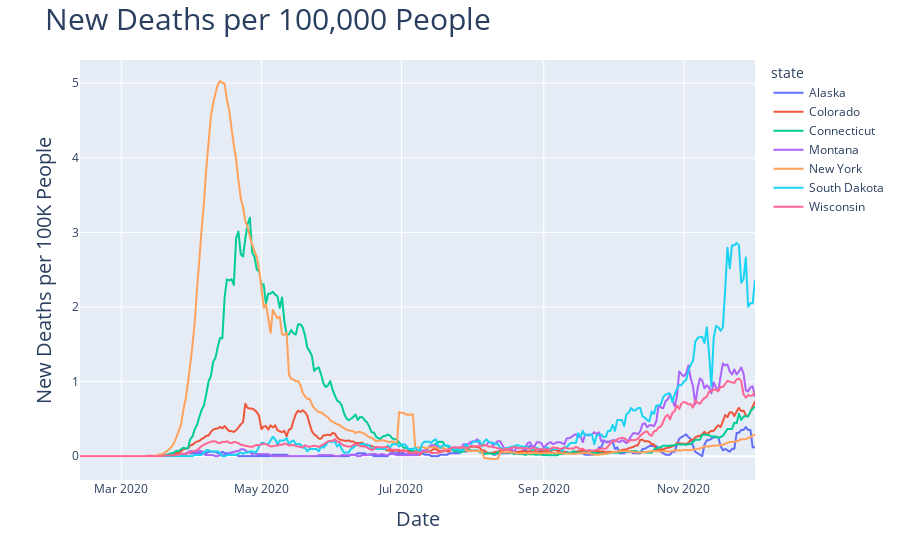

Write notebook code for a chart like this one.
### Code cell
fig = px.line(df_state_subset, x="date", y="new_deaths_p_100k_avg", color='state')
fig.update_layout(
    yaxis_title_text = 'New Deaths per 100K People',
    yaxis_title_font_size = 20,
    xaxis_title_text = 'Date',
    xaxis_title_font_size = 20,
    title_text = 'New Deaths per 100,000 People',
    title_font_size = 30,
)
fig.show()

### Figure 1 — Plotly figure (JSON) as saved in the notebook; plotly's stock layout.template omitted (floating-point values rounded to 4 significant figures; data arrays with more than 128 entries replaced by an {"elided": "..."} marker saying what was removed)
{"data": [{"hovertemplate": "state=Alaska<br>date=%{x}<br>new_deaths_p_100k_avg=%{y}<extra></extra>", "legendgroup": "Alaska", "line": {"color": "#636efa", "dash": "solid"}, "mode": "lines", "name": "Alaska", "showlegend": true, "type": "scattergl", "x": {"elided": "259 str values"}, "xaxis": "x", "y": {"elided": "259 float values"}, "yaxis": "y"}, {"hovertemplate": "state=Colorado<br>date=%{x}<br>new_deaths_p_100k_avg=%{y}<extra></extra>", "legendgroup": "Colorado", "line": {"color": "#EF553B", "dash": "solid"}, "mode": "lines", "name": "Colorado", "showlegend": true, "type": "scattergl", "x": {"elided": "266 str values"}, "xaxis": "x", "y": {"elided": "266 float values"}, "yaxis": "y"}, {"hovertemplate": "state=Connecticut<br>date=%{x}<br>new_deaths_p_100k_avg=%{y}<extra></extra>", "legendgroup": "Connecticut", "line": {"color": "#00cc96", "dash": "solid"}, "mode": "lines", "name": "Connecticut", "showlegend": true, "type": "scattergl", "x": {"elided": "263 str values"}, "xaxis": "x", "y": {"elided": "263 float values"}, "yaxis": "y"}, {"hovertemplate": "state=Montana<br>date=%{x}<br>new_deaths_p_100k_avg=%{y}<extra></extra>", "legendgroup": "Montana", "line": {"color": "#ab63fa", "dash": "solid"}, "mode": "lines", "name": "Montana", "showlegend": true, "type": "scattergl", "x": {"elided": "258 str values"}, "xaxis": "x", "y": {"elided": "258 float values"}, "yaxis": "y"}, {"hovertemplate": "state=New York<br>date=%{x}<br>new_deaths_p_100k_avg=%{y}<extra></extra>", "legendgroup": "New York", "line": {"color": "#FFA15A", "dash": "solid"}, "mode": "lines", "name": "New York", "showlegend": true, "type": "scattergl", "x": {"elided": "270 str values"}, "xaxis": "x", "y": {"elided": "270 float values"}, "yaxis": "y"}, {"hovertemplate": "state=South Dakota<br>date=%{x}<br>new_deaths_p_100k_avg=%{y}<extra></extra>", "legendgroup": "South Dakota", "line": {"color": "#19d3f3", "dash": "solid"}, "mode": "lines", "name": "South Dakota", "showlegend": true, "type": "scattergl", "x": {"elided": "261 str values"}, "xaxis": "x", "y": {"elided": "261 float values"}, "yaxis": "y"}, {"hovertemplate": "state=Wisconsin<br>date=%{x}<br>new_deaths_p_100k_avg=%{y}<extra></extra>", "legendgroup": "Wisconsin", "line": {"color": "#FF6692", "dash": "solid"}, "mode": "lines", "name": "Wisconsin", "showlegend": true, "type": "scattergl", "x": {"elided": "295 str values"}, "xaxis": "x", "y": {"elided": "295 float values"}, "yaxis": "y"}], "layout": {"legend": {"title": {"text": "state"}, "tracegroupgap": 0}, "margin": {"t": 60}, "title": {"font": {"size": 30}, "text": "New Deaths per 100,000 People"}, "xaxis": {"anchor": "y", "domain": [0, 1], "title": {"font": {"size": 20}, "text": "Date"}}, "yaxis": {"anchor": "x", "domain": [0, 1], "title": {"font": {"size": 20}, "text": "New Deaths per 100K People"}}}}
